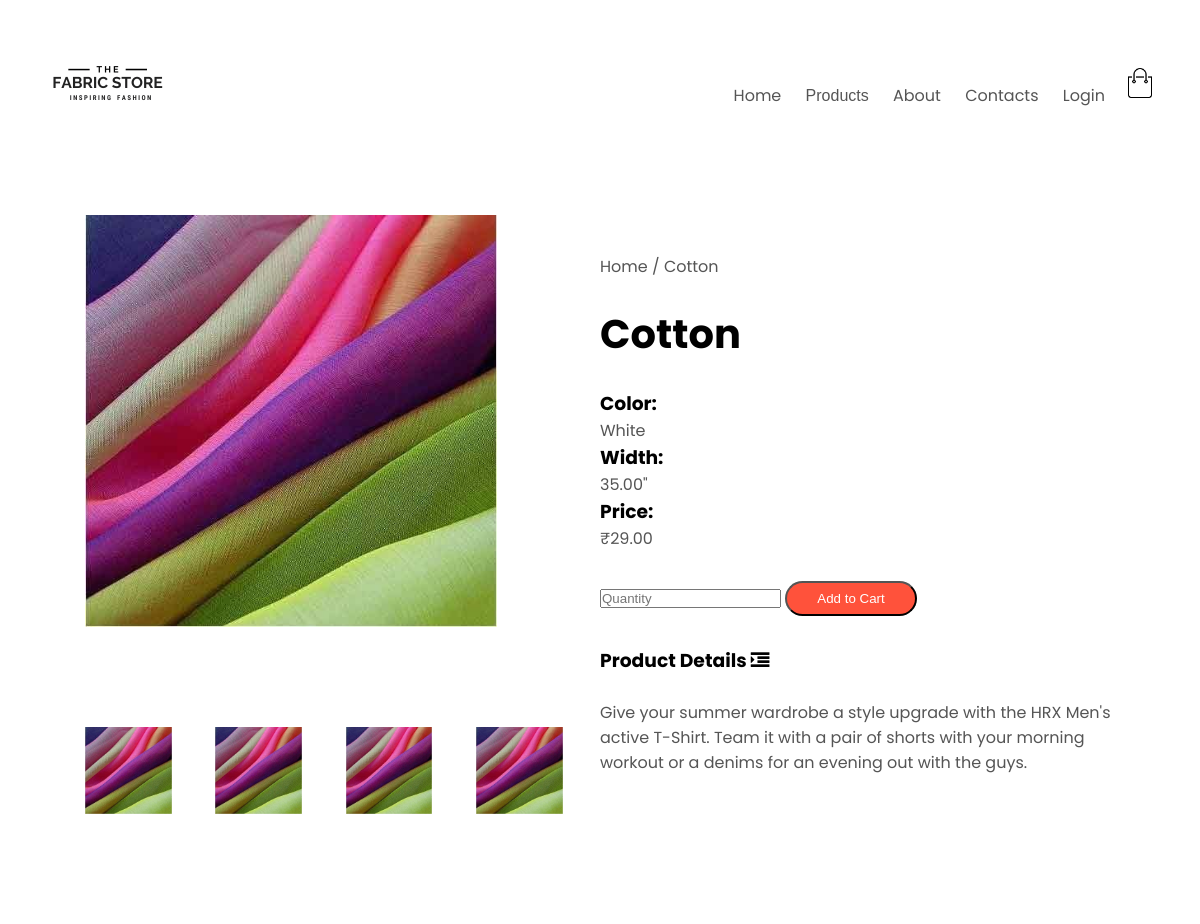
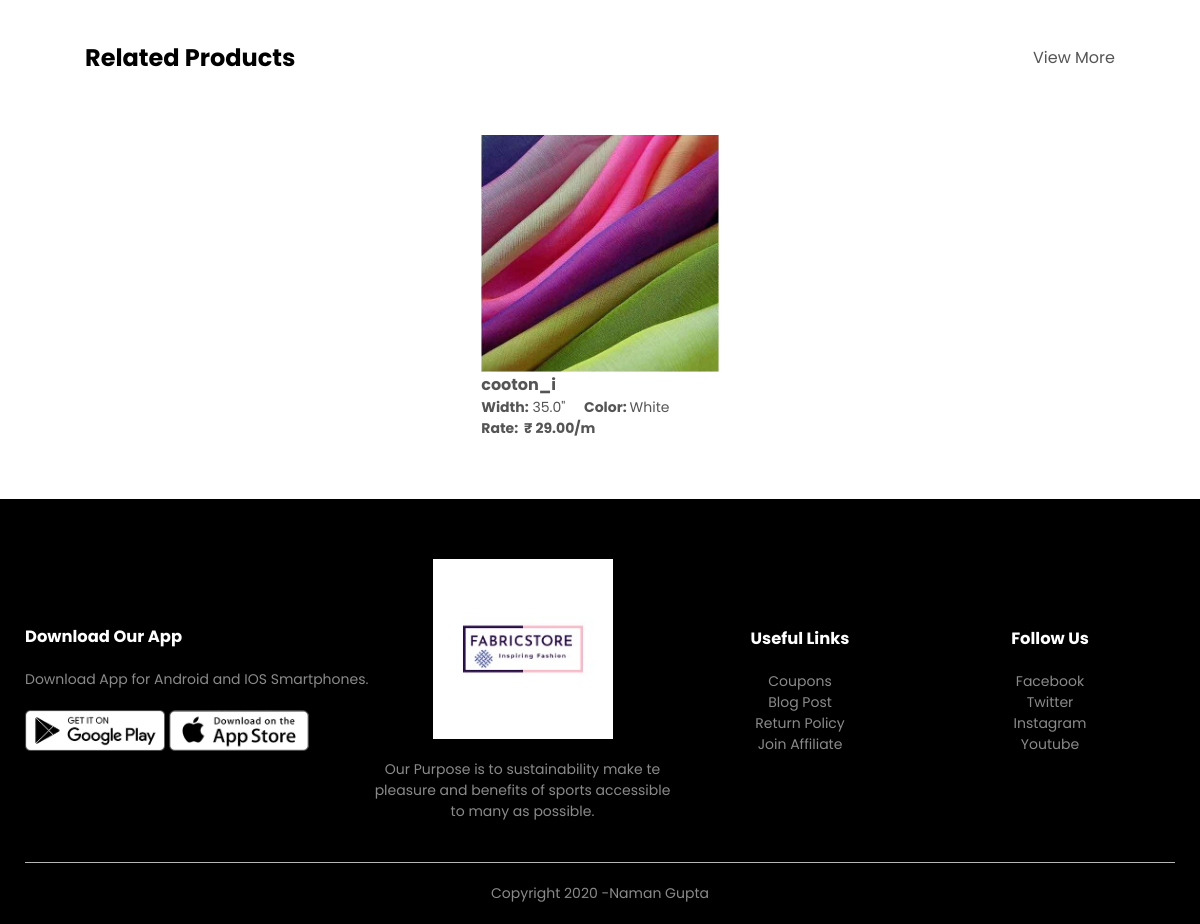
/product_detail/1/Cotton/, run on the app's committed database (2 pictures, top to bottom).
### main/models.py (models this page shows, shortened)
class Product(models.Model):
	category= models.CharField(max_length=15 ,choices=category_choices, default="cotton")
	name = models.CharField(max_length=200)
	color = models.CharField(max_length=200, null=False, default="White")
	width = models.FloatField(default=False)
	price = models.FloatField()
	image = models.ImageField(null=True, blank=True)
	@property
	def imageURL(self):
		try:
			url = self.image.url
		except:
			url = ''
		return url

### main/views.py (the view)
# urls.py: path('product_detail/<int:pk>/<slug:slug>/', views.product_detail, name="product_detail"),
def product_detail(request,pk,slug):
	data= cartData(request)
	allproducts=Product.objects.all()
	cartItems = data['cartItems']
	order = data['order']
	product=Product.objects.get(id = pk)
	context={'product': product,'order':order,'cartItems':cartItems,'allproducts':allproducts}
	return render(request, 'main/product_detail.html',context)

### main/utils.py (called while the page is built, shortened)
def cookieCart(request):
	try:
		cart = json.loads(request.COOKIES['cart'])
	except:
		cart = {}
		print('CART:', cart)
	items = []
	order = {'get_cart_total':0, 'get_cart_items':0, 'shipping':False}
	cartItems = order['get_cart_items']
	return {'cartItems':cartItems ,'order':order, 'items':items}

def cartData(request):
	if request.user.is_authenticated:
		customer = request.user.customer
		order, created = Order.objects.get_or_create(customer=customer, complete=False)
		items = order.orderitem_set.all()
		cartItems = order.get_cart_items
	else:
		cookieData = cookieCart(request)
		cartItems = cookieData['cartItems']
		order = cookieData['order']
		items = cookieData['items']
	return {'cartItems':cartItems ,'order':order, 'items':items}

### main/templates/main/product_detail.html (shortened to what this page needs)
<DOCTYPE html>
{% load static %}
{% block content %}
<html lang="en">
<head>
    <link rel="stylesheet" href="{% static 'css/main.css'%}">
    <link rel="stylesheet" href="https://stackpath.bootstrapcdn.com/font-awesome/4.7.0/css/font-awesome.min.css">
</head>
<body>
    <div class="container">
        <div class="navbar">
            <div class="logo">
                <a href="{% url 'store' %}"><img src="{% static 'images/FABRIC_STORE.png' %}" width="125px"></a>
            </div>
            <nav>
                <ul id="MenuItems">
                    <li><a href="{% url 'store' %}">Home</a></li>
                    <li>
                        <div class="dropdown">
                            <button class="dropbtn">Products</button>
                        </div>
                    </li>
                    <li><a href="{% url 'about-us' %}">About</a></li>
                    <li><a href="{% url 'contact_us' %}">Contacts</a></li>
                    {% if  user.is_authenticated %}
                            <li><a href="{% url 'logout' %}">Logout</a></li>
                    {% else %}
                        <li><a href="{% url 'login' %}">Login</a></li>
                    {% endif %}
                </ul>
            </nav>
            <a href="{% url 'cart' %}"><img src="{% static 'images/cart_img.png' %}" width="30px" height="30px"></a>
        </div>
    </div>
    <div class="small-container">
        <div class="row">
            <div class="col-2">
                <img src= "{{product.imageURL}}" width="80%" id="ProductImg">
                <div class="small-img-row">
                    <div class="small-img-col">
                        <img src="{{product.imageURL}}" width="70%" class="small-img">
                    </div>
                    <div class="small-img-col">
                        <img src="{{product.imageURL}}" width="70%" class="small-img">
                    </div>
                    <div class="small-img-col">
                        <img src="{{product.imageURL}}" width="70%" class="small-img">
                    </div>
                    <div class="small-img-col">
                        <img src="{{product.imageURL}}" width="70%" class="small-img">
                    </div>
                </div>
            </div>
            <div class="col-2" >
                <p>Home / {{product.category| capfirst}}</p>
                <h1> {{product.name| capfirst}} </h1>
                <h3> Color: </h3><h4>{{product.color }} </h4>
                <h3> Width: </h3><h4>{{product.width|floatformat:2 }}" </h4>
                <h3> Price: </h3> <h4>&#8377;{{product.price| floatformat:2}}</h4>
                <input type="number" placeholder="Quantity" id="quantity" >
                <button data-product={{product.id}}  data-action="add" id='update-cart' class="btn btn-outline-secondary add-btn update-cart"> Add to Cart</button>
                <h3>Product Details <i class="fa fa-indent"></i></h3>
                <br>
                <p>Give your summer wardrobe a style upgrade with the HRX Men's active T-Shirt. Team it with a pair of shorts with your morning workout or a denims for an evening out with the guys.</p>
            </div>
        </div>
    </div>
    <div class="small-container">
        <div class="row row-2">
            <h2>Related Products</h2>
            <p>View More</p>
        </div>
    </div>
    <div class="small-container">
        <div class="row">
            {% for allproduct in allproducts %}
            {% ifequal product.category allproduct.category %}
            {% ifnotequal product.id allproduct.id%}
            <div class="col-4">
                <a href='{% url 'product_detail' allproduct.id allproduct.name %}'><img src="{{allproduct.imageURL}}"></a>
                <h4><strong>{{allproduct.name}}</strong></h4>
                <p> <strong>Width:</strong> {{product.width}}"  &nbsp; &nbsp; <strong>Color: </strong>{{product.color}} </p>
                <p><strong>Rate:&nbsp; &#8377; {{product.price| floatformat:2}}/m </strong> </p>
            </div>
            {% endifnotequal %}
            {% endifequal %}
            {% endfor %}
        </div>
    </div>
    <div class="footer">
        <div class="container">
            <div class="row">
                <div class="footer-col-1">
                    <h3> Download Our App</h3>
                    <p>Download App for Android and IOS Smartphones.</p>
                    <div class="app-logo">
                        <img src="{% static 'images/play-store.png' %}">
                        <img src="{% static 'images/app-store.png' %}">
                    </div>
                </div>
                <div class="footer-col-2">
                    <img src="{% static 'images/Fabric_Store2.jfif' %}">
                    <p>Our Purpose is to sustainability make te pleasure and benefits of sports accessible to many as possible.</p>
                </div>
                <div class="footer-col-3">
                    <h3> Useful Links</h3>
                    <ul>
                        <li>Coupons</li>
                        <li>Blog Post</li>
                        <li>Return Policy</li>
                        <li>Join Affiliate</li>
                    </ul>
                </div>
                <div class="footer-col-4">
                    <h3> Follow Us</h3>
                    <ul>
                        <li>Facebook</li>
                        <li>Twitter</li>
                        <li>Instagram</li>
                        <li>Youtube</li>
                    </ul>
                </div>
            </div>
            <hr>
            <p class="copyright">Copyright 2020 -Naman Gupta</p>
        </div>
    </div>
</body>
{% endblock content %}
</html>

### static/css/main.css (style rules this page uses)
* { margin:0; padding:0; box-sizing: border-box; }
body { font-family: 'Poppins', sans-serif; }
.navbar { display:flex; align-items:center; padding: 20px; }
nav { flex:1; text-align: right; }
nav ul { display:inline inline-block; list-style-type: none; }
nav ul li { display: inline-block; margin-right: 20px; }
a { text-decoration:none; color:#555; }
p { color: #555; }
.container { max-width: 1300px; margin: auto; padding-left: 25px; padding-right: 25px; }
.row { display:flex; align-items: center; flex-wrap: wrap; justify-content: space-around; }
.col-2 { flex-basis: 50%; min-width: 300px; }
.col-2 img { max-width: 100%; padding: 50px 0; }
.col-2 h1 { font-size: 40px; line-height: 60px; margin: 25px 0; }
.btn { display: inline-block; background: #ff523b; color:#fff; padding: 8px 30px; margin: 30px 0; border-radius: 30px; transition: background 0.5s; }
.small-container { max-width: 1080px; margin: auto; padding-left: 25px; padding-right: 25px; }
.col-4 { flex-basis: 25%; padding: 10px; min-width: 200px; margin-bottom: 50px; transition: transform 0.5s; }
.col-4 img { width: 100%; }
h4 { color:#555; font-weight: normal; }
.col-4 p { font-size: 14px; }
.footer { background: #000; color: #8a8a8a; font-size: 14px; padding: 60px 0 20px; }
.footer p { color: #8a8a8a; }
.footer h3 { color: #fff; margin-bottom: 20px; }
.footer-col-1, .footer-col-2, .footer-col-3, .footer-col-4 { min-width: 250px; margin-bottom: 20px; }
.footer-col-1 { flex-basis: 30%; }
.footer-col-2 { flex: 1; text-align: center; }
.footer-col-2 img { width: 180px; margin-bottom: 20px; }
.footer-col-3, .footer-col-4 { flex-basis: 12%; text-align: center; }
ul { list-style-type: none; }
.app-logo { margin-top: 20px; }
.app-logo img { width: 140px; }
.footer hr { border: none; background: #b5b5b5; height: 1px; margin: 20px 0; }
.copyright { text-align: center; }
.row-2 { justify-content: space-between; margin: 100px auto 50px; }
.small-img-row { top:-20px; display: flex; justify-content: space-between; }
.small-img-col { flex-basis: 24%; cursor: pointer; }

### main/templates/main/product_detail.html (style rules this page uses)
.dropbtn { color:#555; background-color: transparent; #padding: 16px; font-size: 16px; border: none; cursor: pointer; }
.dropdown { position: relative; display: inline-block; }

### data on the page
Product: imageURL (picture), category "Cotton", name "Cotton", color "White", width "35.00", price "29.00", width "35.0"
Product: imageURL (picture), name "cooton_i"
